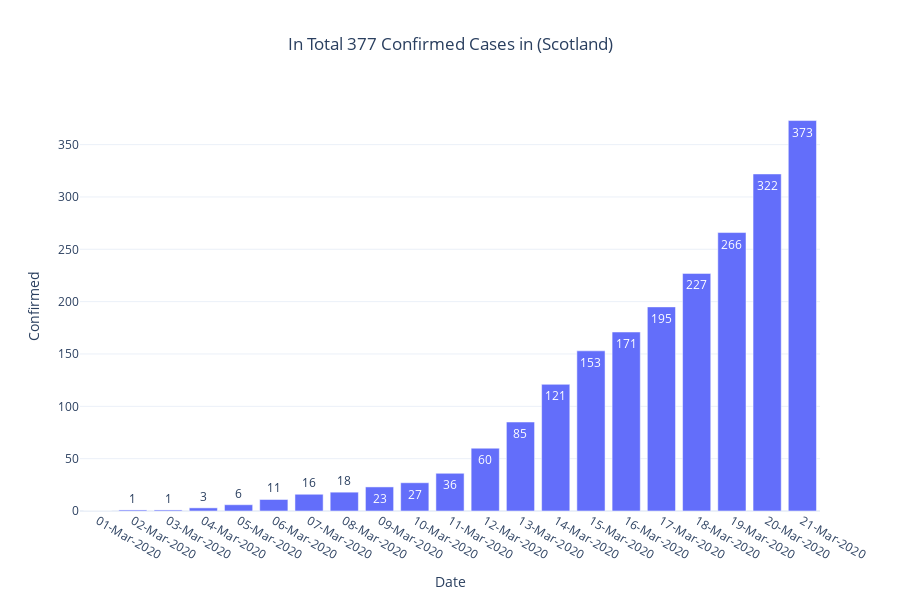

Notebook source saved alongside this figure:
### Code cell
# Cumulative numbers of confirmed cases in Scotland over time 

temp = tempM.groupby(['Date'])['Confirmed'].sum().reset_index().sort_values('Confirmed', ascending=True)
fig = px.bar(temp, x="Date", y="Confirmed", text='Confirmed',title='Confirmed Cases', height=600,
            template='plotly_white')
        
#fig.update_yaxes(type="log")
t_text = 'In Total ' + str(cases_grouped['Confirmed'].sum()) + ' Confirmed Cases in (Scotland)'
fig.for_each_annotation(lambda a: a.update(text=a.text.split("=")[-1]))
fig.update_layout(title_text=t_text, title_x=0.5)

### Figure 1 — Plotly figure (JSON) as saved in the notebook; plotly's stock layout.template omitted (floating-point values rounded to 4 significant figures)
{"data": [{"alignmentgroup": "True", "hoverlabel": {"namelength": 0}, "hovertemplate": "Date=%{x}<br>Confirmed=%{text}", "legendgroup": "", "marker": {"color": "#636efa"}, "name": "", "offsetgroup": "", "orientation": "v", "showlegend": false, "text": [0, 1, 1, 3, 6, 11, 16, 18, 23, 27, 36, 60, 85, 121, 153, 171, 195, 227, 266, 322, 373], "textposition": "auto", "type": "bar", "x": ["01-Mar-2020", "02-Mar-2020", "03-Mar-2020", "04-Mar-2020", "05-Mar-2020", "06-Mar-2020", "07-Mar-2020", "08-Mar-2020", "09-Mar-2020", "10-Mar-2020", "11-Mar-2020", "12-Mar-2020", "13-Mar-2020", "14-Mar-2020", "15-Mar-2020", "16-Mar-2020", "17-Mar-2020", "18-Mar-2020", "19-Mar-2020", "20-Mar-2020", "21-Mar-2020"], "xaxis": "x", "y": [0, 1, 1, 3, 6, 11, 16, 18, 23, 27, 36, 60, 85, 121, 153, 171, 195, 227, 266, 322, 373], "yaxis": "y"}], "layout": {"barmode": "relative", "height": 600, "legend": {"tracegroupgap": 0}, "title": {"text": "In Total 377 Confirmed Cases in (Scotland)", "x": 0.5}, "xaxis": {"anchor": "y", "domain": [0, 1], "title": {"text": "Date"}}, "yaxis": {"anchor": "x", "domain": [0, 1], "title": {"text": "Confirmed"}}}}
